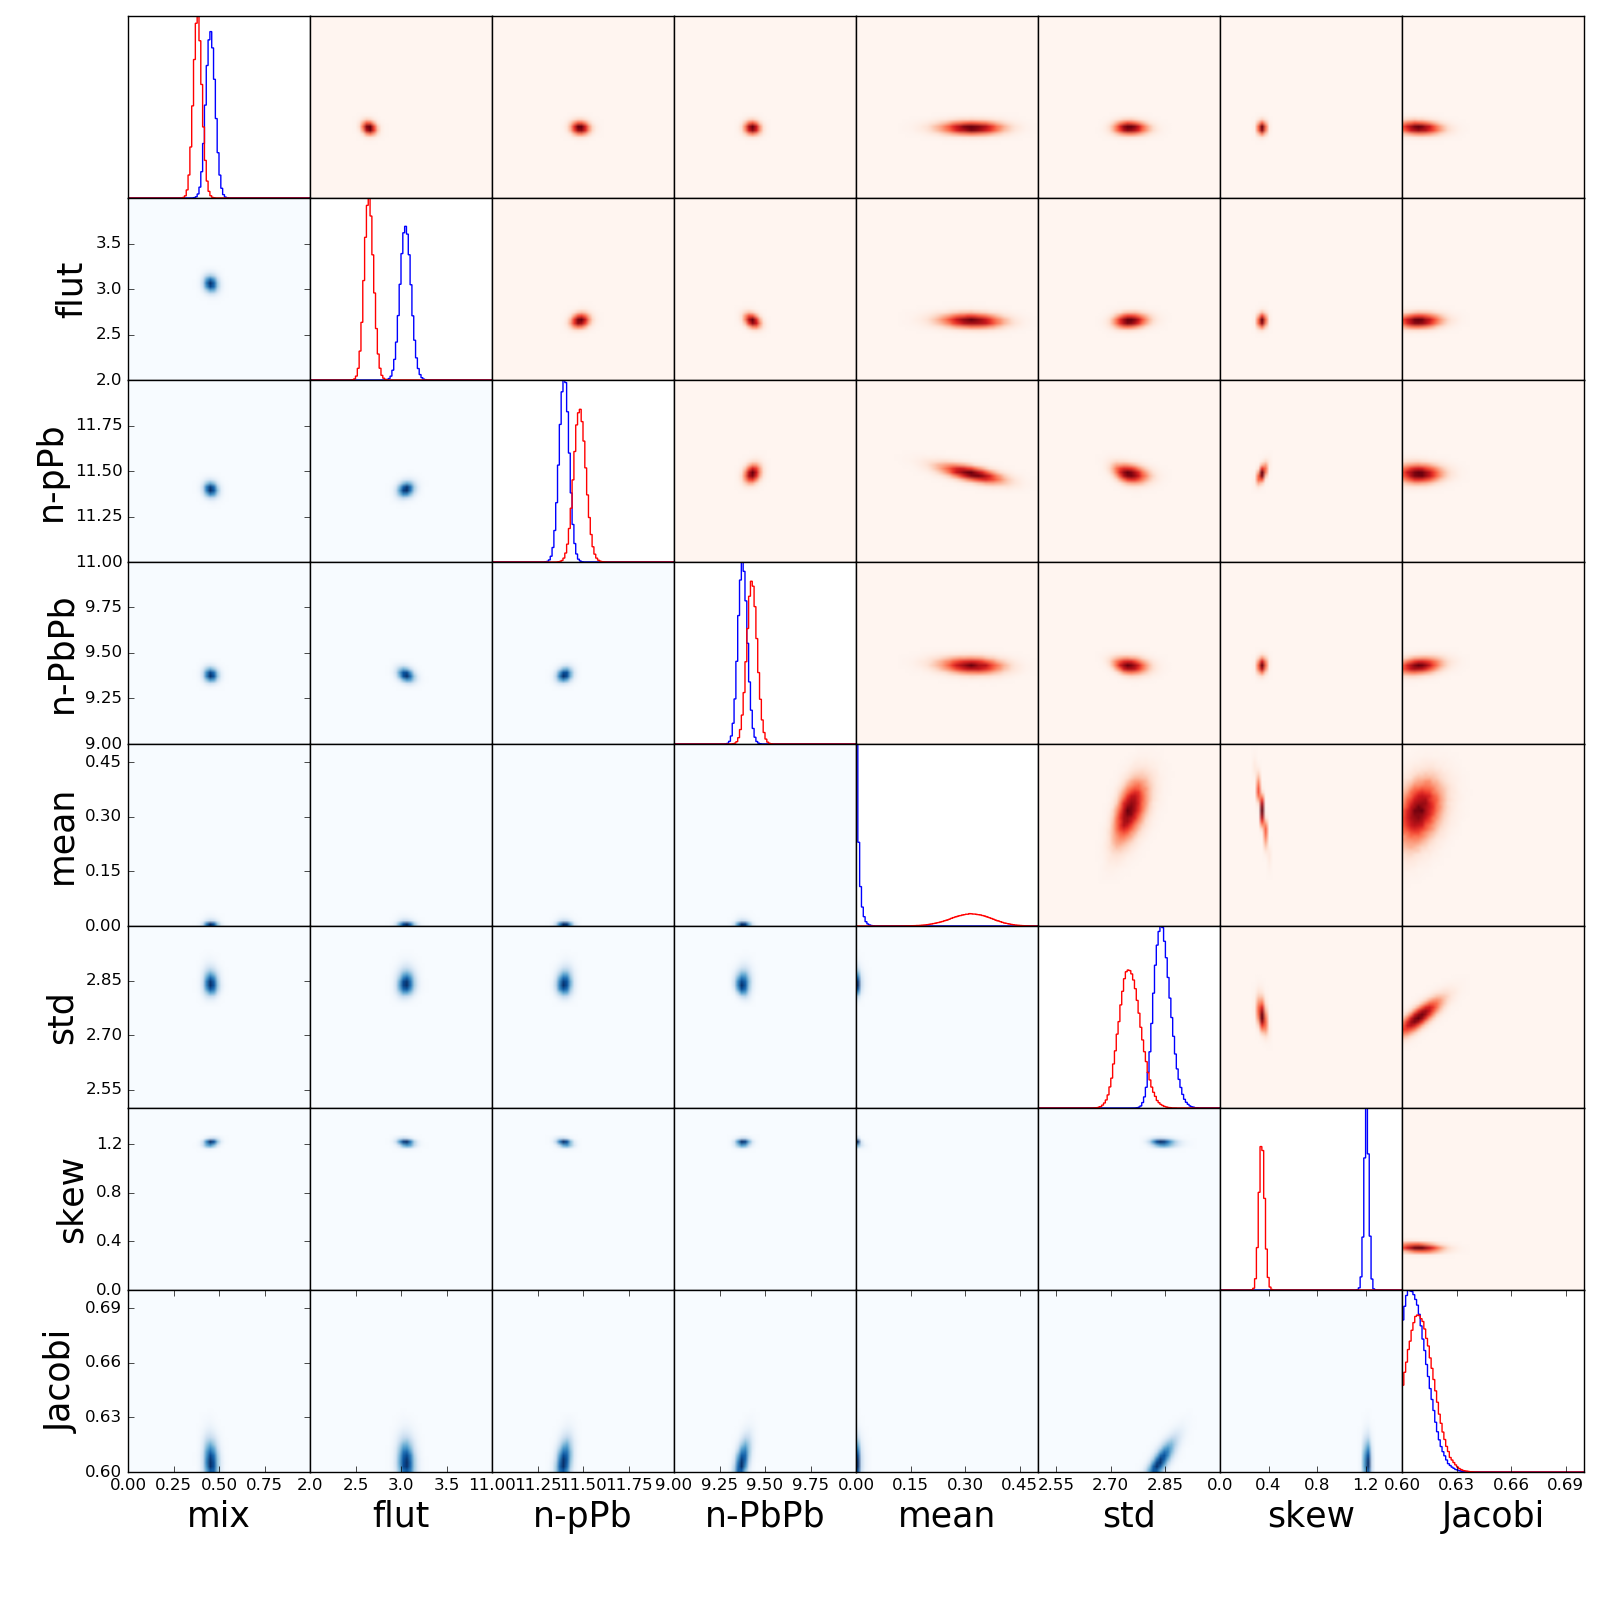

Reproduce this figure in Python.
import numpy as np
import matplotlib.pyplot as plt
from matplotlib.ticker import MaxNLocator
import h5py 
import sys

# dimension of parameter space
Name = ["mix", "flut", "n-pPb", "n-PbPb", "mean", "std", "skew", "Jacobi"]
n_dims = 7+1
# number of model samples
n_samples = 300
# range of parameters
prange = np.zeros([n_dims, 2])
prange[0] = 	[0.0, 1.0]	#dataset mixing parameter
prange[1] = 	[1.0, 5.0]  #fluct
prange[2] = 	[9,    13]	#norm-pPb
prange[3] = 	[1.0,    1.4]	#norm-pPb/norm-PbPb
prange[4] = 	[0,   2.0]	#mean
prange[5] = 	[2.5, 4.5]  #std
prange[6] = [0.0, 2.0]  #skew -- model-1
prange[7] = 	[0.6, 0.9]  #Jacobi

prange2 = np.zeros([n_dims, 2])
prange2[0] = 	[0.0, 1.0]	#dataset mixing parameter
prange2[1] = 	[1.0, 5.0]  #fluct
prange2[2] = 	[9,    13]	#norm-pPb
prange2[3] = 	[1.0,    1.4]	#norm-pPb/norm-PbPb
prange2[4] = 	[0,   2.0]	#mean
prange2[5] = 	[2.5, 4.5]  #std
prange2[6] = [0.0, 0.6]  #skew -- model-2
prange2[7] = 	[0.6, 0.9]  #Jacobi

tb = [5, 5, 5, 5, 5, 5, 5, 5]	# number of ticks  each axis
nbins = [4,4,4,4,4,4,4,4]		# number of tikcs shown, so that adjacent ticks does not overlap...

# loading dataset:
f1 =  h5py.File("./pset-1.hdf5")
f2 =  h5py.File("./pset-2.hdf5")

flat_p1 = f1['pset'].value.T
flat_p2 = f2['pset'].value.T

for i in range(n_dims):
	flat_p1[i] = flat_p1[i]*(prange[i,1]-prange[i,0]) + prange[i,0]
for i in range(n_dims):
	flat_p2[i] = flat_p2[i]*(prange2[i,1]-prange2[i,0]) + prange2[i,0]
flat_p2[3] = flat_p2[2]/flat_p2[3]
flat_p1[3] = flat_p1[2]/flat_p1[3]
prange[3] = 	[8,    12]
prange2[3] = 	[8,    12]
# >>>----------------Corner Plot-------------------------------
#range for plot
prange = np.zeros([n_dims, 2])
prange[0] = 	[0.0, 1.0]	#dataset mixing parameter
prange[1] = 	[2., 4.0]  #fluct
prange[2] = 	[11,  12]	#norm-pPb
prange[3] = 	[9,   10]	#norm-PbPb
prange[4] = 	[0.0,  0.5]	#mean
prange[5] = 	[2.5, 3.0]  #std
prange[6] = 	[0.0, 1.5]  #skew -- model-1
prange[7] = 	[0.6, 0.7]  #Jacobi

plt.figure(figsize = (n_dims*2, n_dims*2))

for i in range(n_dims):
	for j in range(n_dims):
		# Create a subplots
		ax = plt.subplot(n_dims, n_dims, i*n_dims + j + 1)
		
		# Set up axis for this plot
		if i>=j:
			plt.axis('on')
			plt.xticks([])
			plt.yticks([])
			if i==n_dims - 1:
				plt.xticks(np.linspace(prange[j][0], prange[j][1], tb[j]))
				plt.xlabel(Name[j], size = 25)
				ax.xaxis.set_major_locator(MaxNLocator(nbins = nbins[j], prune="upper"))
			if j==0 and i != j:
				plt.yticks(np.linspace(prange[i][0], prange[i][1], tb[i]))
				plt.ylabel(Name[i], size = 25)
				ax.yaxis.set_major_locator(MaxNLocator(nbins = nbins[i], prune="upper"))
		if i<j:
			plt.axis('on')
			plt.xticks([])
			plt.yticks([])
			if i==n_dims - 1:
				plt.xticks(np.linspace(prange[j][0], prange[j][1], tb[j]))
				ax.xaxis.set_major_locator(MaxNLocator(nbins = nbins[j], prune="upper"))
			if j==0 and i != j:
				plt.yticks(np.linspace(prange[i][0], prange[i][1], tb[i]))
				ax.yaxis.set_major_locator(MaxNLocator(nbins = nbins[i], prune="upper"))

		# plot two distribution this is a diagnoal plot
		if i == j:
			plt.xlim(prange[j][0], prange[i][1])
			A1, B1, C1 = plt.hist(flat_p1[i],  100, range=[prange[j][0], prange[i][1]], color='b', histtype = 'step', normed = True, linewidth = 1.0)
			A2, B2, C2 = plt.hist(flat_p2[i],  100, range=[prange[j][0], prange[i][1]], color='r', histtype = 'step', normed = True, linewidth = 1.0)
			plt.ylim(0, np.max([A1, A2]))
		# plot dataset 1 if this is an upper triangle plot
		if i > j:
			plt.xlim(prange[j][0], prange[j][1])
			plt.ylim(prange[i][0], prange[i][1])
			H, x, y = np.histogram2d(flat_p1[j], flat_p1[i], bins=50, range=np.array([(prange[j][0], prange[j][1]), (prange[i][0], prange[i][1])]), normed = True)
			plt.imshow(np.flipud(H.T), cmap="Blues" , extent = [prange[j][0], prange[j][1], prange[i][0], prange[i][1]], aspect='auto')
		# plot dataset 2 if this is an lower triangle plot
		if i < j:
			plt.xlim(prange[j][0], prange[j][1])
			plt.ylim(prange[i][0], prange[i][1])
			H, x, y = np.histogram2d(flat_p2[j], flat_p2[i], bins=50, range=np.array([(prange[j][0], prange[j][1]), (prange[i][0], prange[i][1])]), normed = True)
			plt.imshow(np.flipud(H.T), cmap="Reds" , extent = [prange[j][0], prange[j][1], prange[i][0], prange[i][1]], aspect='auto')



plt.subplots_adjust(wspace=0., hspace=0., top = 0.99, bottom = 0.08, left = 0.08, right = 0.99)

plt.savefig("corner.png", dpi = 100)
plt.show()











